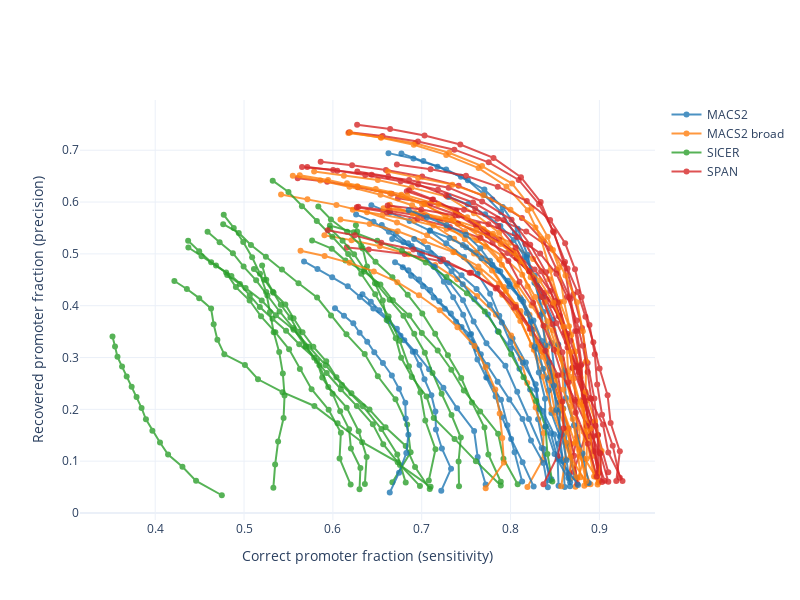

Notebook source saved alongside this figure:
### Code cell
plot_top(benchmark_cpf_df)
